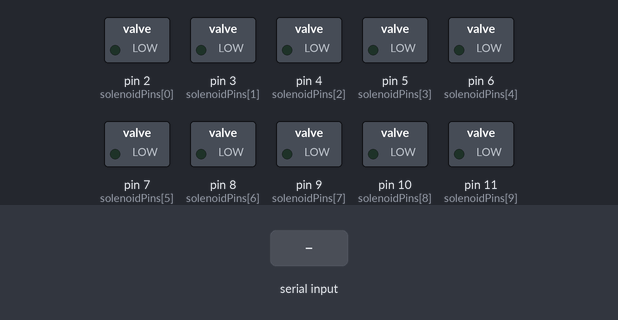
The sketch below on a simulated Arduino Uno, built with avr-gcc and run on an emulated ATmega328P. On the bench: switched loads named in the sketch (green lamp = pin HIGH). The test bench sets the inputs (shaded band).

Above: at 1.2 s.
1.3 s: "90,45\n" received over Serial
At 4.2 s:
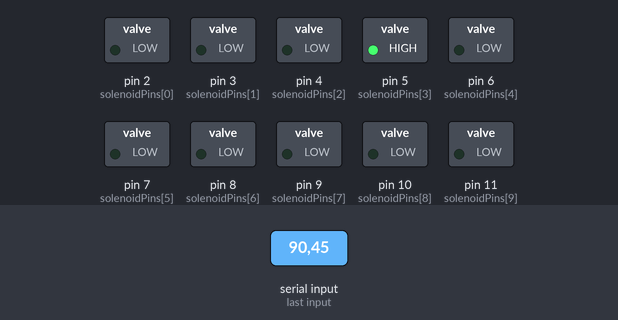
At 24.2 s:
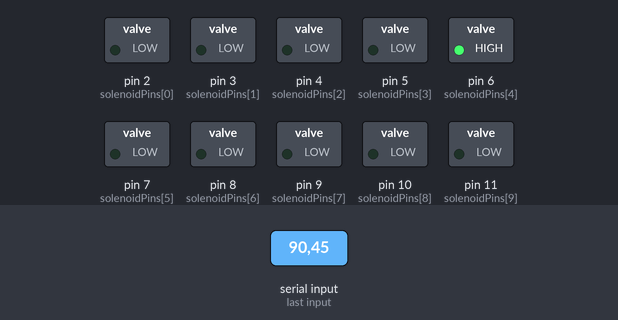
Timing chart, 0 to 24.8 s (numbered marks = the images above; inputs shaded):
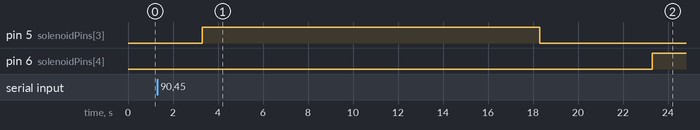

Measured:
- after the input at 1.3 s, pin 5 (solenoidPins[3]): LOW → HIGH after 2.0 s, → LOW 15.0 s later; pin 6 (solenoidPins[4]): LOW → HIGH after 22.0 s

The sketch:

10SolenoidTest2.ino
```cpp
// Define the digital pins to which the solenoids are connected
const int solenoidPins[] = {2, 3, 4, 5, 6, 7, 8, 9, 10, 11}; // Change these to the appropriate pin numbers for your solenoids

// Variables for tracking button presses
boolean buttonPressed[10] = {false}; // One entry for each button
unsigned long buttonPressTimes[10];

void setup() {
  // Set the solenoid pins as outputs
  for (int i = 0; i < 10; i++) {
    pinMode(solenoidPins[i], OUTPUT);
    digitalWrite(solenoidPins[i], LOW);
  }
  Serial.begin(9600);
}

void loop() {
  // Check if the button is clicked and start the delay timer
  if (Serial.available() > 0) {
    int buttonIndex = Serial.read() - '0'; // Convert character to integer
    if (buttonIndex >= 1 && buttonIndex <= 10) {
      buttonPressed[buttonIndex - 1] = true;
      buttonPressTimes[buttonIndex - 1] = millis();
    } else if (buttonIndex == 0) {
      // Reset all button presses when the '0' command is received
      for (int i = 0; i < 10; i++) {
        buttonPressed[i] = false;
      }
    }
  }

  // Check if 5 sec have passed since the button press and activate the solenoid
  for (int i = 0; i < 10; i++) {
    if (buttonPressed[i] && (millis() - buttonPressTimes[i] >= 2000)) {
      activateSolenoid(i + 1);
      buttonPressed[i] = false;
    }
  }
}

void activateSolenoid(int buttonIndex) {
  digitalWrite(solenoidPins[buttonIndex - 1], HIGH);
  delay(15000); // Activate the solenoid for 0.5 second
  digitalWrite(solenoidPins[buttonIndex - 1], LOW); // Deactivate the solenoid
  delay (5000);
}
```
